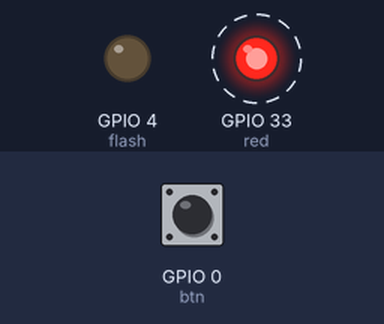
Bench run of a program on a simulated ESP32 board running MicroPython. Shown: output pins drawn as LEDs (lit = HIGH). Dashed ring = blinking. The test bench sets the inputs (shaded band); at power-on: GPIO 0 (btn) HIGH. What the program prints to the serial console is not drawn.

Above: at 1.2 s.
1.3 s: GPIO 0 (btn) pulled LOW for 0.15 s
At 2.6 s:
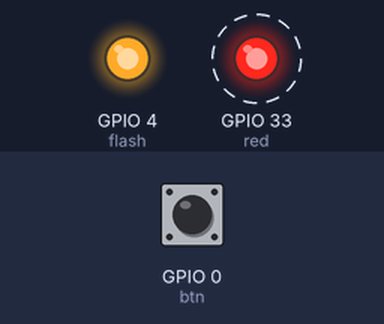
4.3 s: GPIO 0 (btn) pulled LOW for 1 s
At 5.3 s:
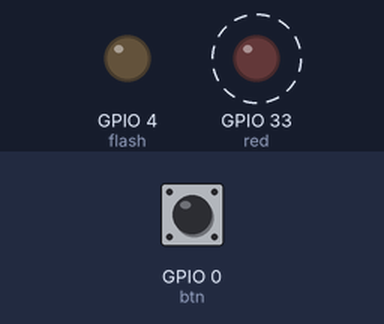
8.0 s: GPIO 0 (btn) pulled LOW for 3.2 s
At 8.6 s:
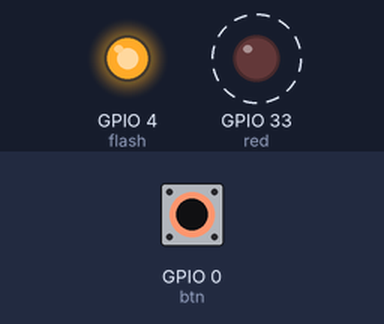
Timing chart, 0 to 18.7 s (numbered marks = the images above; inputs shaded):
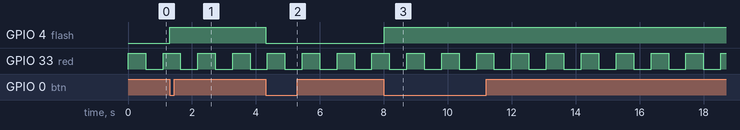

The program:

b3_button_toggle_timer.py
```python
from machine import Pin, Timer

btn = Pin(0, Pin.IN, Pin.PULL_UP)
flash = Pin(4, Pin.OUT, value=0)     # 플래시: 매우 밝다, 직시 금지
red = Pin(33, Pin.OUT, value=1)

time_cnt = 0
ms_flag = False
btn_last = 1

def timer_callback(t):
    global ms_flag
    ms_flag = True

def task_10ms():
    global btn_last
    now = btn.value()
    if btn_last == 1 and now == 0:   # 뗀 상태에서 누른 상태로 바뀐 순간
        flash.value(flash.value() ^ 1)
        print("버튼 눌림 → 플래시 토글")
    btn_last = now

def task_500ms():
    red.value(red.value() ^ 1)       # 버튼과 상관없이 계속 깜빡

TASKS = [
    (10, task_10ms),
    (500, task_500ms),
]
CYCLE = 1000

tmr = Timer(0)
tmr.init(period=1, mode=Timer.PERIODIC, callback=timer_callback)

try:
    while True:
        if ms_flag:
            ms_flag = False
            time_cnt += 1

            for period, task in TASKS:
                if time_cnt % period == 0:
                    task()

            if time_cnt >= CYCLE:
                time_cnt = 0
except KeyboardInterrupt:
    tmr.deinit()
    flash.value(0)
    red.value(1)
    print("타이머 정지")
```

Measured:
- after the input at 1.3 s, GPIO 4 (flash): LOW → HIGH at once
- after the input at 4.3 s, GPIO 4 (flash): HIGH → LOW at once
- after the input at 8.0 s, GPIO 4 (flash): LOW → HIGH at once
- by itself, GPIO 33 (red): alternates HIGH for 0.55 s and LOW for 0.55 s
